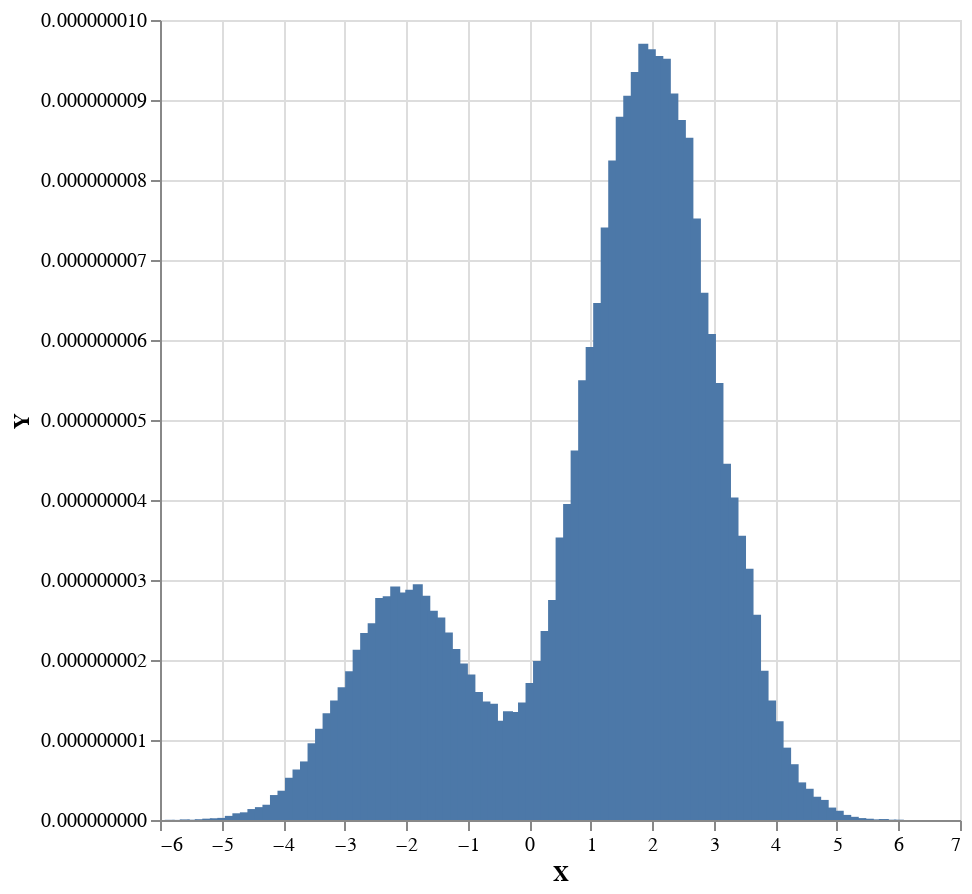

This figure's notebook cell:
### Markdown cell above
## Posterior predictive

Analoguosly to prior predictive is generated by `generative` applied to `posterior`.

### Code cell
sampler $ plot . histogramToList . histogram 100 <$> replicateM 100000 (weighted $ posteriorPredictive model observations2)

### Figure 1 — Vega-Lite specification as saved in the notebook (floating-point values rounded to 4 significant figures)
{"$schema": "https://vega.github.io/schema/vega-lite/v4.json", "data": {"values": [{"X": -5.842, "Y": 2.4e-12}, {"X": -5.72, "Y": 1.2e-12}, {"X": -5.598, "Y": 7.2e-12}, {"X": -5.476, "Y": 3.6e-12}, {"X": -5.353, "Y": 9.601e-12}, {"X": -5.231, "Y": 1.68e-11}, {"X": -5.109, "Y": 2.16e-11}, {"X": -4.987, "Y": 2.64e-11}, {"X": -4.865, "Y": 5.16e-11}, {"X": -4.743, "Y": 8.401e-11}, {"X": -4.621, "Y": 9.601e-11}, {"X": -4.498, "Y": 1.368e-10}, {"X": -4.376, "Y": 1.608e-10}, {"X": -4.254, "Y": 1.908e-10}, {"X": -4.132, "Y": 3.12e-10}, {"X": -4.01, "Y": 3.66e-10}, {"X": -3.888, "Y": 5.28e-10}, {"X": -3.765, "Y": 6.312e-10}, {"X": -3.643, "Y": 7.321e-10}, {"X": -3.521, "Y": 9.589e-10}, {"X": -3.399, "Y": 1.14e-09}, {"X": -3.277, "Y": 1.334e-09}, {"X": -3.155, "Y": 1.493e-09}, {"X": -3.033, "Y": 1.661e-09}, {"X": -2.91, "Y": 1.859e-09}, {"X": -2.788, "Y": 2.129e-09}, {"X": -2.666, "Y": 2.339e-09}, {"X": -2.544, "Y": 2.459e-09}, {"X": -2.422, "Y": 2.776e-09}, {"X": -2.3, "Y": 2.795e-09}, {"X": -2.178, "Y": 2.918e-09}, {"X": -2.055, "Y": 2.843e-09}, {"X": -1.933, "Y": 2.879e-09}, {"X": -1.811, "Y": 2.945e-09}, {"X": -1.689, "Y": 2.804e-09}, {"X": -1.567, "Y": 2.615e-09}, {"X": -1.445, "Y": 2.53e-09}, {"X": -1.322, "Y": 2.345e-09}, {"X": -1.2, "Y": 2.137e-09}, {"X": -1.078, "Y": 1.955e-09}, {"X": -0.956, "Y": 1.818e-09}, {"X": -0.8339, "Y": 1.599e-09}, {"X": -0.7117, "Y": 1.483e-09}, {"X": -0.5896, "Y": 1.454e-09}, {"X": -0.4674, "Y": 1.241e-09}, {"X": -0.3453, "Y": 1.36e-09}, {"X": -0.2231, "Y": 1.352e-09}, {"X": -0.101, "Y": 1.469e-09}, {"X": 0.02119, "Y": 1.711e-09}, {"X": 0.1433, "Y": 1.986e-09}, {"X": 0.2655, "Y": 2.362e-09}, {"X": 0.3876, "Y": 2.75e-09}, {"X": 0.5098, "Y": 3.531e-09}, {"X": 0.6319, "Y": 3.949e-09}, {"X": 0.7541, "Y": 4.619e-09}, {"X": 0.8762, "Y": 5.497e-09}, {"X": 0.9984, "Y": 5.911e-09}, {"X": 1.121, "Y": 6.461e-09}, {"X": 1.243, "Y": 7.408e-09}, {"X": 1.365, "Y": 8.243e-09}, {"X": 1.487, "Y": 8.789e-09}, {"X": 1.609, "Y": 9.053e-09}, {"X": 1.731, "Y": 9.35e-09}, {"X": 1.853, "Y": 9.702e-09}, {"X": 1.976, "Y": 9.634e-09}, {"X": 2.098, "Y": 9.551e-09}, {"X": 2.22, "Y": 9.515e-09}, {"X": 2.342, "Y": 9.08e-09}, {"X": 2.464, "Y": 8.75e-09}, {"X": 2.586, "Y": 8.527e-09}, {"X": 2.709, "Y": 7.519e-09}, {"X": 2.831, "Y": 6.59e-09}, {"X": 2.953, "Y": 6.076e-09}, {"X": 3.075, "Y": 5.463e-09}, {"X": 3.197, "Y": 4.455e-09}, {"X": 3.319, "Y": 4.032e-09}, {"X": 3.441, "Y": 3.554e-09}, {"X": 3.564, "Y": 3.14e-09}, {"X": 3.686, "Y": 2.566e-09}, {"X": 3.808, "Y": 1.865e-09}, {"X": 3.93, "Y": 1.494e-09}, {"X": 4.052, "Y": 1.235e-09}, {"X": 4.174, "Y": 9.045e-10}, {"X": 4.296, "Y": 6.973e-10}, {"X": 4.419, "Y": 4.702e-10}, {"X": 4.541, "Y": 3.905e-10}, {"X": 4.663, "Y": 2.909e-10}, {"X": 4.785, "Y": 2.51e-10}, {"X": 4.907, "Y": 1.554e-10}, {"X": 5.029, "Y": 1.155e-10}, {"X": 5.152, "Y": 6.375e-11}, {"X": 5.274, "Y": 3.984e-11}, {"X": 5.396, "Y": 2.391e-11}, {"X": 5.518, "Y": 1.594e-11}, {"X": 5.64, "Y": 7.969e-12}, {"X": 5.762, "Y": 1.195e-11}, {"X": 5.884, "Y": 3.984e-12}, {"X": 6.007, "Y": 3.984e-12}, {"X": 6.129, "Y": 0}, {"X": 6.251, "Y": 0}]}, "encoding": {"x": {"field": "X", "type": "quantitative"}, "y": {"field": "Y", "type": "quantitative"}}, "height": 400, "mark": "bar", "width": 400}
